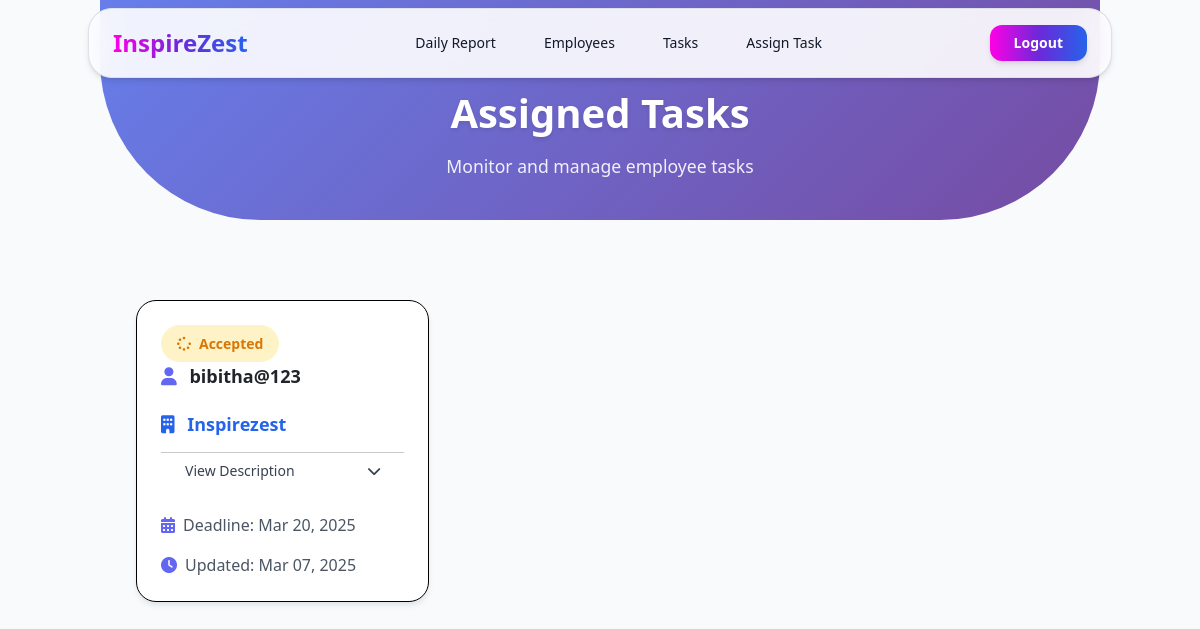
The app's page /manager/task/list/, older data.
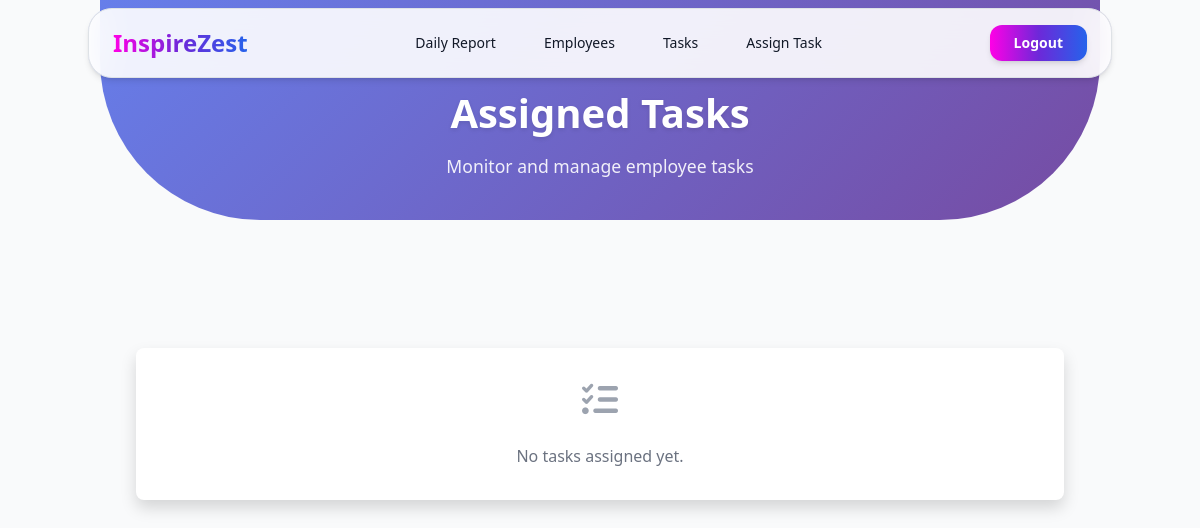
The same page, newer data.
### app/models.py (models this page shows, shortened)
class Task(models.Model):
    employee = models.ForeignKey(CustomUser, on_delete=models.CASCADE)
    client_name = models.CharField(max_length=255)
    description = models.TextField(null=True,blank=True)
    time_line = models.DateField()
    status_choices = (
        ('accepted', 'Accepted'),
        ('not_accepted', 'Not Accepted'),
        ('completed', 'Completed'),
    )
    status = models.CharField(max_length=20, choices=status_choices, default='not_accepted')
    update_date = models.DateField(default=timezone.now)

class CustomUser(AbstractUser):
    DEPARTMENT_CHOICES = [
        ('HR', 'Human Resources'),
        ('IT', 'Information Technology'),
        ('FIN', 'Finance'),
        ('MKT', 'Marketing'),
        ('OPS', 'Operations'),
    ]
    is_verified = models.BooleanField(default=False)
    otp = models.CharField(max_length=10, null=True, blank=True)
    email = models.EmailField(unique=True)
    employee_id = models.CharField(max_length=10, unique=True, null=True)
    department = models.CharField(max_length=3, choices=DEPARTMENT_CHOICES, null=True, blank=True)
    joining_date = models.DateField(null=True, blank=True)

### app/views.py (the view)
# urls.py: path('manager/task/list/', views.Manager_assigned_task_list, name='manager-task-list'),
def Manager_assigned_task_list(request):
    current_date = timezone.now().date()
    tasks = Task.objects.filter(time_line__gte=current_date).order_by('time_line')
    return render(request, 'Manager_assigned_task_list.html', {'tasks': tasks})

### app/templates/Manager_assigned_task_list.html (shortened to what this page needs)
{% extends 'admin_base.html' %}
{% load widget_tweaks %}
{%load static%}
{% block main_block %}
<link rel="stylesheet" href="{% static 'css/style.css' %}">
<div class="min-h-screen bg-gray-50 pb-12">
    <div class="page-header w-5/6 mx-auto" data-aos="fade-down">
        <h1 class="page-title mt-5">Assigned Tasks</h1>
        <p class="page-subtitle">Monitor and manage employee tasks</p>
    </div>
    <div class="container mx-auto px-5">
        <div class="grid grid-cols-1 md:grid-cols-2 lg:grid-cols-3 xl:grid-cols-4 gap-6">
            {% for t in tasks %}
            <div class="task-card border border-black" data-aos="fade-up">
                <div class="task-content">
                    <span class="status-indicator status-{{ t.status|lower }}">
                        <i class="fas {% if t.status == 'not_accepted' %}fa-exclamation-circle
                                  {% elif t.status == 'accepted' %}fa-spinner fa-spin
                                  {% else %}fa-check-circle{% endif %}"></i>
                        {{ t.status|title }}
                    </span>
                    <div class="flex justify-between items-center mb-4">
                        <h5 class="text-lg font-semibold">
                            <i class="fas fa-user mr-2 text-indigo-500"></i>
                            {{ t.employee.username }}
                        </h5>
                    </div>
                    <h3 class="client-name">
                        <i class="fas fa-building mr-2"></i>
                        {{ t.client_name }}
                    </h3>
                    <hr>
                    <div>
                        <button onclick="toggleDescription(this)"
                                class="w-full flex items-center justify-between px-4 py-2 text-sm font-medium text-gray-700 hover:text-indigo-600 transition-colors duration-200 rounded-lg hover:bg-gray-50">
                            <span>View Description</span>
                            <i class="fas fa-chevron-down transition-transform duration-300"></i>
                        </button>
                    </div>
                    <div class="space-y-2 mt-4">
                        <div class="task-deadline">
                            <i class="fas fa-calendar-alt text-indigo-500"></i>
                            <span>Deadline: {{ t.time_line|date:"M d, Y" }}</span>
                        </div>
                        <div class="task-deadline">
                            <i class="fas fa-clock text-indigo-500"></i>
                            <span>Updated: {{ t.update_date|date:"M d, Y" }}</span>
                        </div>
                    </div>
                </div>
            </div>
            {% empty %}
            <div class="col-span-full text-center py-12">
                <div class="bg-white p-8 rounded-lg shadow">
                    <i class="fas fa-tasks text-4xl text-gray-400 mb-4"></i>
                    <p class="text-gray-500">No tasks assigned yet.</p>
                </div>
            </div>
            {% endfor %}
        </div>
    </div>
</div>
{% endblock %}

Row changes from the older to the newer data that the page shows:
removed Task: status "Accepted", employee.username "bibitha@123", client_name "Inspirezest", time_line "Mar 20, 2025", update_date "Mar 07, 2025"
Text that changed along with them:
text now shown: "No tasks assigned yet."
